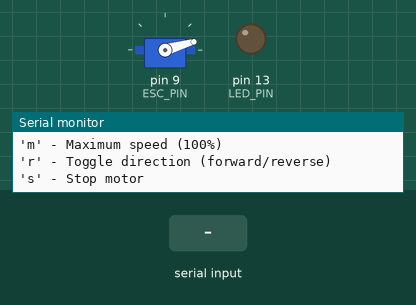
The sketch below on a simulated Arduino Uno, built with avr-gcc and run on an emulated ATmega328P. Parts: servo, output pins drawn as LEDs (lit = HIGH), the last lines printed to the serial monitor. The test bench sets the inputs (shaded band).

Above: at 2.2 s.
2.3 s: "1" received over Serial
3.8 s: "a90\n" received over Serial
5.3 s: "m,45\n" received over Serial
At 7.5 s:
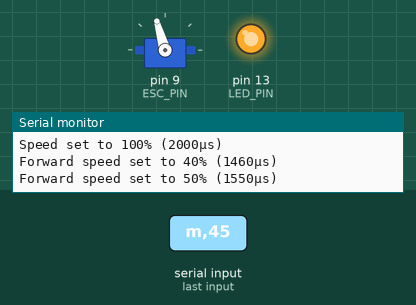
8.3 s: "30,150\n" received over Serial
At 9.5 s:
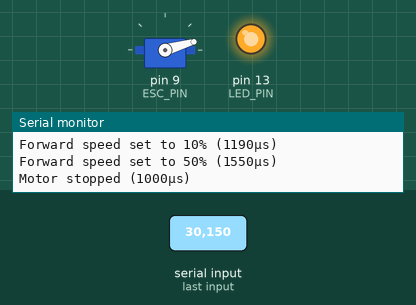
9.8 s: "90,45\n" received over Serial
At 10.6 s:
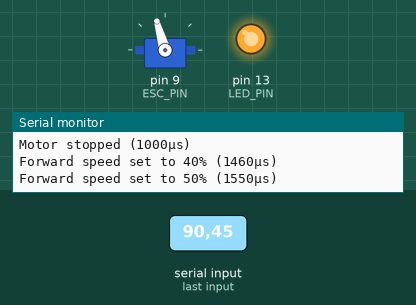
11.3 s: "m90\n" received over Serial
At 11.7 s:
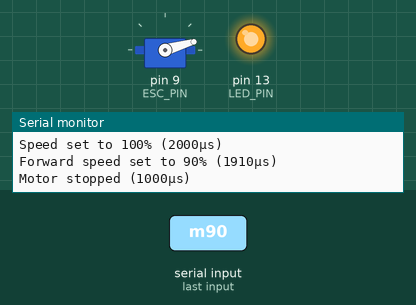
Timing chart, 0 to 13.8 s (numbered marks = the images above; inputs shaded):
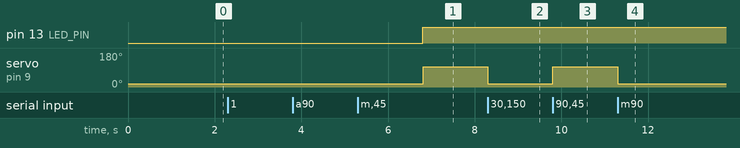

Measured:
- after the input at 5.3 s, servo on pin 9 (ESC_PIN): 16° → 106° after 1.5 s
- after the input at 8.3 s, servo on pin 9 (ESC_PIN): 106° → 16° at once
- after the input at 9.8 s, servo on pin 9 (ESC_PIN): 16° → 106° at once
- after the input at 11.3 s, servo on pin 9 (ESC_PIN): 106° → 16° at once

The sketch:

esc_test.ino
```cpp
/*
 * ESC Test Sketch
 * For testing A2212/10T 1400KV brushless motor with 30A ESC
 * Using 1000µs as stop position, 2000µs as full throttle
 */

#include <Servo.h>

// Pin definitions
const int ESC_PIN = 9;
const int LED_PIN = 13;

// Standard RC pulse widths in microseconds
const int STOP_PULSE = 1000;    // Stop position
const int MAX_PULSE = 2000;     // Maximum throttle
const int MIN_THROTTLE = 1100;  // Minimum throttle to start moving
const int REV_MAX_PULSE = 1000; // Maximum reverse (if ESC supports it)
const int REV_MIN_THROTTLE = 900; // Minimum reverse throttle

Servo ESC;
bool isArmed = false;
bool isForward = true;  // Direction flag

void setup() {
  Serial.begin(115200);
  Serial.println(F("ESC Test Program - Bidirectional Mode"));
  Serial.println(F("Commands:"));
  Serial.println(F("'a' - Begin initialization"));
  Serial.println(F("'d' - Disarm ESC"));
  Serial.println(F("'0' to '9' - Set speed (0% to 90%)"));
  Serial.println(F("'m' - Maximum speed (100%)"));
  Serial.println(F("'r' - Toggle direction (forward/reverse)"));
  Serial.println(F("'s' - Stop motor"));

  pinMode(LED_PIN, OUTPUT);
  digitalWrite(LED_PIN, LOW);

  // Initialize ESC with extended pulse width limits for reverse
  ESC.attach(ESC_PIN, REV_MIN_THROTTLE, MAX_PULSE);

  // Ensure we start at stop
  setEscPulse(STOP_PULSE);
  delay(1000);
}

void loop() {
  if (Serial.available() > 0) {
    char command = Serial.read();
    processCommand(command);
  }
}

// Safely set ESC speed ensuring we stay within bounds
void setEscPulse(int pulse) {
  // Constrain pulse width to safe values
  pulse = constrain(pulse, REV_MIN_THROTTLE, MAX_PULSE);
  ESC.writeMicroseconds(pulse);
}

void processCommand(char command) {
  switch (command) {
    case 'a':
      armESC();
      break;

    case 'd':
      disarmESC();
      break;

    case 'r':
      if (isArmed) {
        toggleDirection();
      }
      break;

    case 's':
    case '0':
      if (isArmed) {
        setEscPulse(STOP_PULSE);
        Serial.println(F("Motor stopped (1000µs)"));
      }
      break;

    case 'm':  // 100% power
      if (isArmed) {
        if (isForward) {
          setEscPulse(MAX_PULSE);
          Serial.println(F("Speed set to 100% (2000µs)"));
        } else {
          setEscPulse(REV_MAX_PULSE);
          Serial.println(F("Reverse speed set to 100% (1000µs)"));
        }
      }
      break;

    case '1' ... '9':
      if (isArmed) {
        int speedPercent = (command - '0') * 10;
        int pulseWidth;

        if (isForward) {
          // Forward: Map 0-100% to MIN_THROTTLE-MAX_PULSE
          pulseWidth = map(speedPercent, 0, 100, MIN_THROTTLE, MAX_PULSE);
          setEscPulse(pulseWidth);
          Serial.print(F("Forward speed set to "));
        } else {
          // Reverse: Map 0-100% to STOP_PULSE-REV_MIN_THROTTLE
          pulseWidth = map(speedPercent, 0, 100, STOP_PULSE, REV_MIN_THROTTLE);
          setEscPulse(pulseWidth);
          Serial.print(F("Reverse speed set to "));
        }

        Serial.print(speedPercent);
        Serial.print(F("% ("));
        Serial.print(pulseWidth);
        Serial.println(F("µs)"));
      } else {
        Serial.println(F("Error: Not initialized. Send 'a' first."));
      }
      break;
  }
}

void toggleDirection() {
  setEscPulse(STOP_PULSE);  // Always stop before changing direction
  delay(1000);  // Wait for motor to stop
  isForward = !isForward;
  Serial.print(F("Direction changed to: "));
  Serial.println(isForward ? F("FORWARD") : F("REVERSE"));
  Serial.println(F("Motor stopped - Send speed command"));
}

void armESC() {
  Serial.println(F("Starting ESC initialization..."));

  // Hold at stop position for initialization
  Serial.println(F("Setting stop position"));
  setEscPulse(STOP_PULSE);
  delay(3000);  // Give ESC time to recognize stop signal

  isArmed = true;
  isForward = true;  // Start in forward direction
  digitalWrite(LED_PIN, HIGH);
  Serial.println(F("ESC Ready - Starting at stop position"));
  Serial.println(F("Send '1'-'9' for speed, 'm' for 100%, 'r' to toggle direction"));
}

void disarmESC() {
  setEscPulse(STOP_PULSE);
  isArmed = false;
  digitalWrite(LED_PIN, LOW);
  Serial.println(F("ESC Disarmed"));
} 
```
